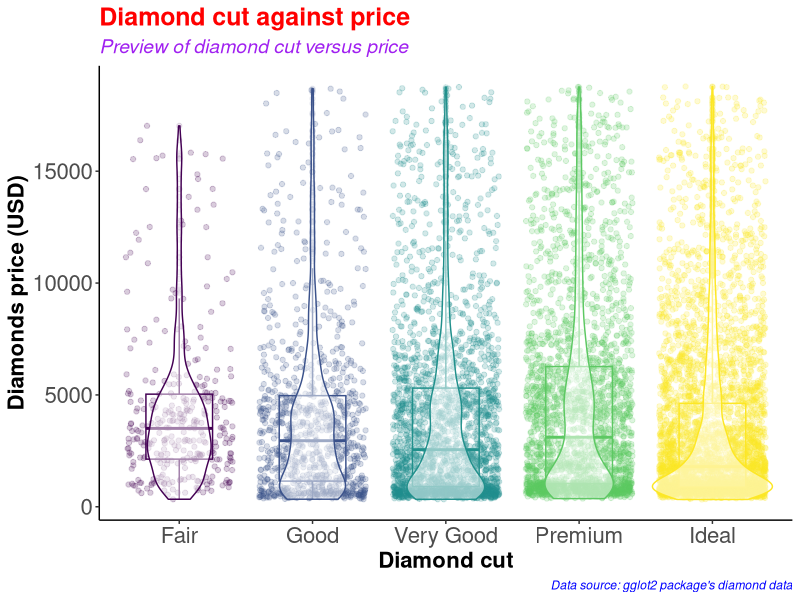
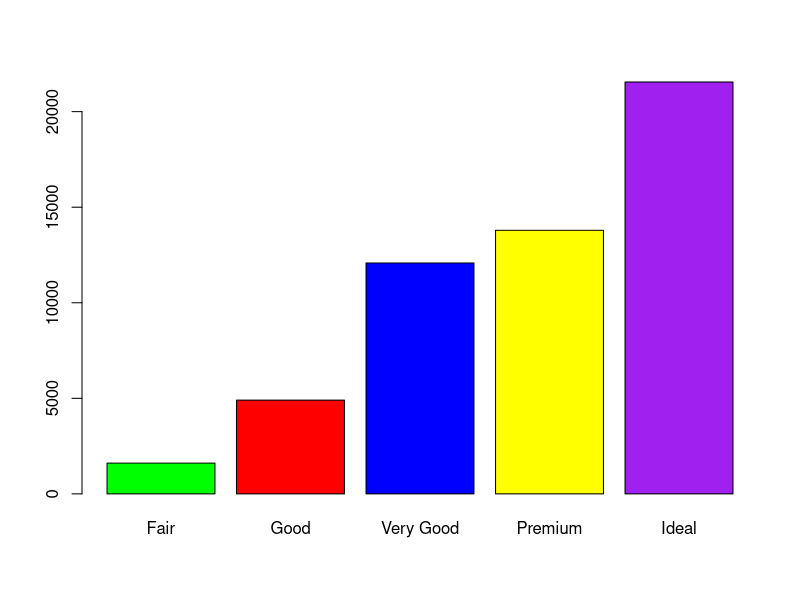
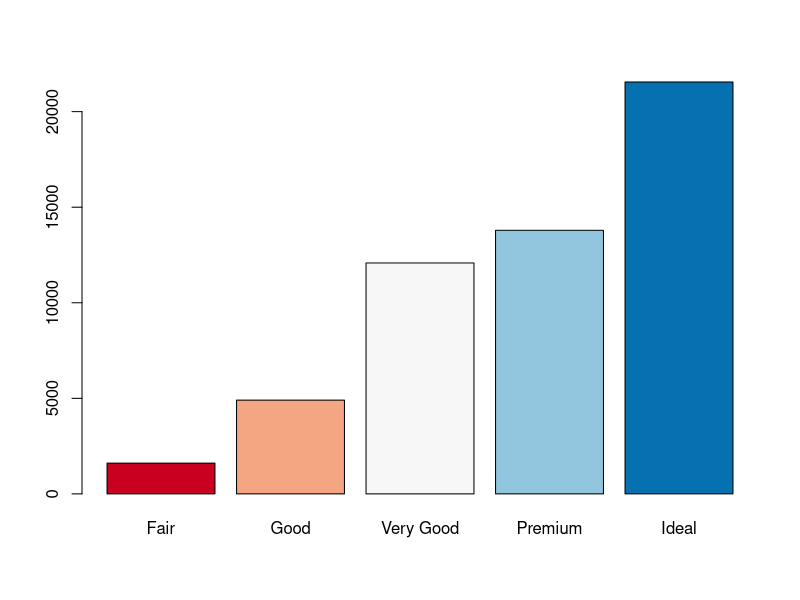
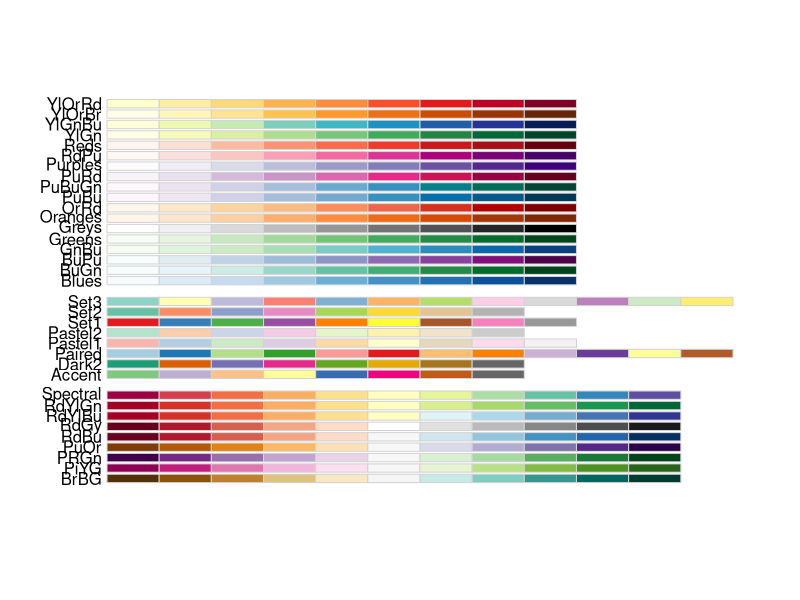
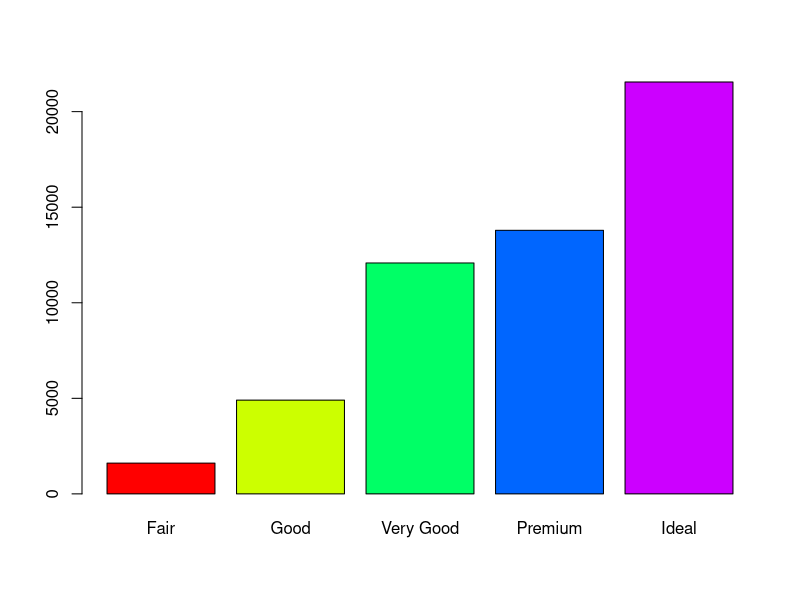
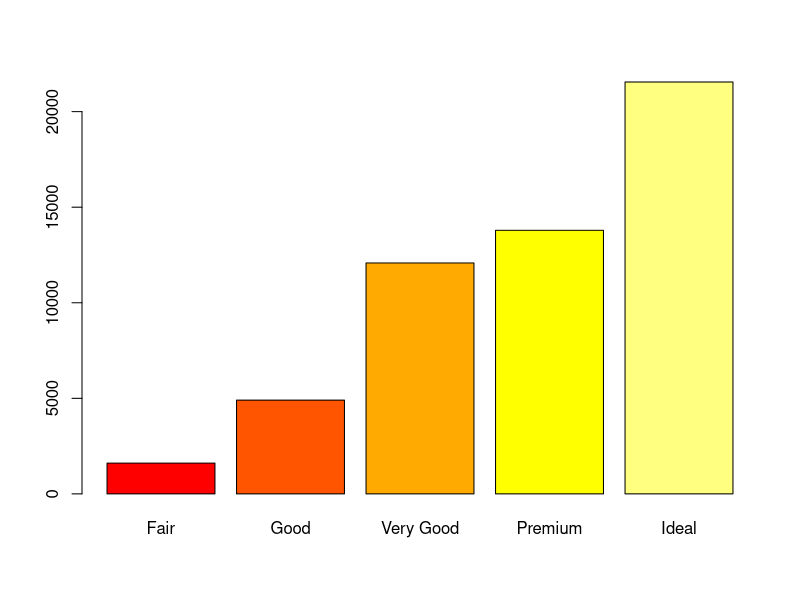
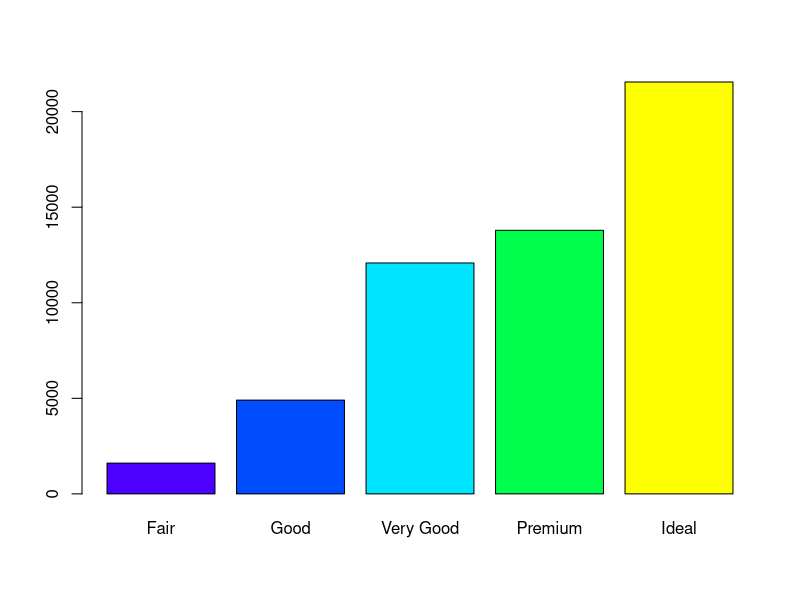
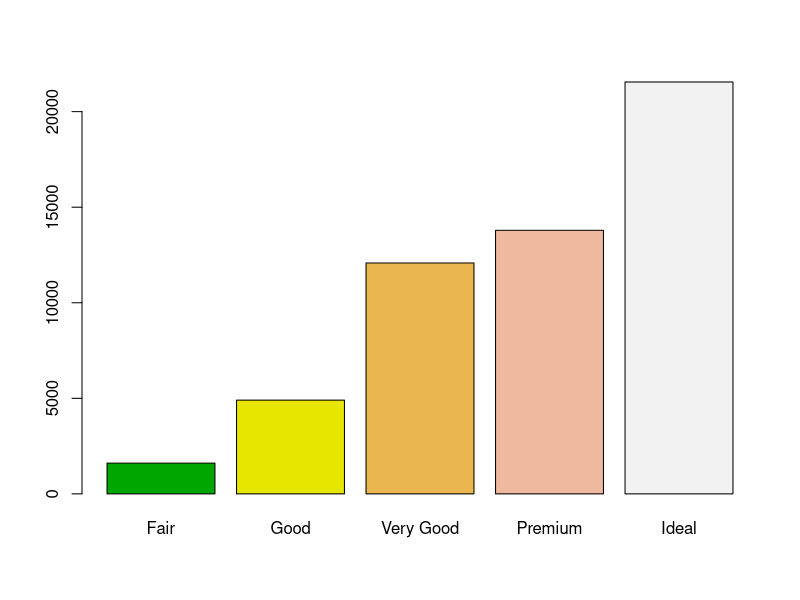

These charts were generated, in order, by the following R code:
#########################################
# Name: Wyclife Agumba Oluoch           #   
# E-mail: wyclifeoluoch@gmail.com       #
# GitHub: https://github.com/Wycology   #
# Task: Boxplot and violin plots in one #
# Date: 4th Jan 2021                    #
# Last edited: 1th Sept 2021           #
#########################################

# Loading the necessary libraries for the project

base::library(tidyverse) # This is for data wrangling and plotting.
base::library(RColorBrewer) # This is for generating color pallets for the plots.

diamonds_df <- diamonds # Saving the diamonds data-set to a new object in R.

utils::head(diamonds) # Checking the variables in the data-set for subsequent analyses
base::nrow(diamonds) # Checking for the number of rows in the data. 53940 observations
base::ncol(diamonds) # Checking the number of variables in the data-set. 10 variables

diamonds_df %>% # Picking the diamonds data, and then
  dplyr::slice_sample(n = 0.2*(nrow(diamonds))) %>% # Picking a portion of the data-set
  ggplot2::ggplot(ggplot2::aes(x = cut, y = price, color = cut)) + # Adding the mapping variables
  ggplot2::geom_point(position = "jitter", alpha = 0.2) + # Adding jitter and alpha
  ggplot2::geom_boxplot(alpha = 0.1, width = 0.5) + # Modifying dimensions of the boxplot 
  ggplot2::geom_violin(alpha = 0.5) + # Adding violin plot on top of the box and jitter
  ggplot2::theme_classic() + # Adding my preferred theme for publication.
  ggplot2::theme(legend.position = "none") + # Removing the legend; it is on the x-axis
  ggplot2::labs(x = "Diamond cut", # Labels the x-axis.
       y = "Diamonds price (USD)", # Labeling the y-axis
       title = "Diamond cut against price", # Setting tibble of the plot
       subtitle = "Preview of diamond cut versus price", # Descriptive title beneath TITLE
       caption = "Data source: gglot2 package's diamond data") +
  ggplot2::theme(axis.text = ggplot2::element_text(size=16), # Size of labels on tick-marks
        axis.title = ggplot2::element_text(size=16,face="bold")) + # Size of axis labels
  ggplot2::theme(plot.title = ggplot2::element_text(color = 'red', size = 18, face = 'bold'),
        plot.subtitle = ggplot2::element_text(color = 'purple', size = 14, face = 'italic'),
        plot.caption = ggplot2::element_text(color = 'blue', face = 'italic'))

diamonds %>% # Picking the diamonds data, and then
  dplyr::filter(cut == 'Very Good') %>% # Picking the very good cut 
  base::nrow() # counting the number of rows with very good cut

diamonds %>% 
  dplyr::select(cut) %>% 
  base::table() %>% 
  graphics::barplot(col = c('green', 'red', 'blue', 'yellow', 'purple'))

# Instead of specifying the colors, we can simply use the color brewer panel 

diamonds %>% 
  dplyr::select(cut) %>% 
  base::table() %>% 
  graphics::barplot(col = RColorBrewer::brewer.pal(n = 5, name = "RdBu"))
# To display more brewer colors options to use, run the following function:

RColorBrewer::display.brewer.all()

# Can also use rainbow colors

diamonds %>% 
  dplyr::select(cut) %>% 
  base::table() %>% 
  graphics::barplot(col = grDevices::rainbow(5))

# Can also use heat.colors
diamonds %>% 
  dplyr::select(cut) %>% 
  base::table() %>% 
  graphics::barplot(col = grDevices::heat.colors(5))

# Can also use topographic colors

diamonds %>% 
  dplyr::select(cut) %>% 
  base::table() %>% 
  graphics::barplot(col = grDevices::topo.colors(5))

# Can also use terrain colors for the plot
diamonds %>% 
  dplyr::select(cut) %>% 
  base::table() %>% 
  graphics::barplot(col = grDevices::terrain.colors(5))

# Can also use cm.colors
diamonds %>% 
  dplyr::select(cut) %>% 
  base::table() %>% 
  graphics::barplot(col = grDevices::cm.colors(5)) 

# That is awesome. Good for the day.
